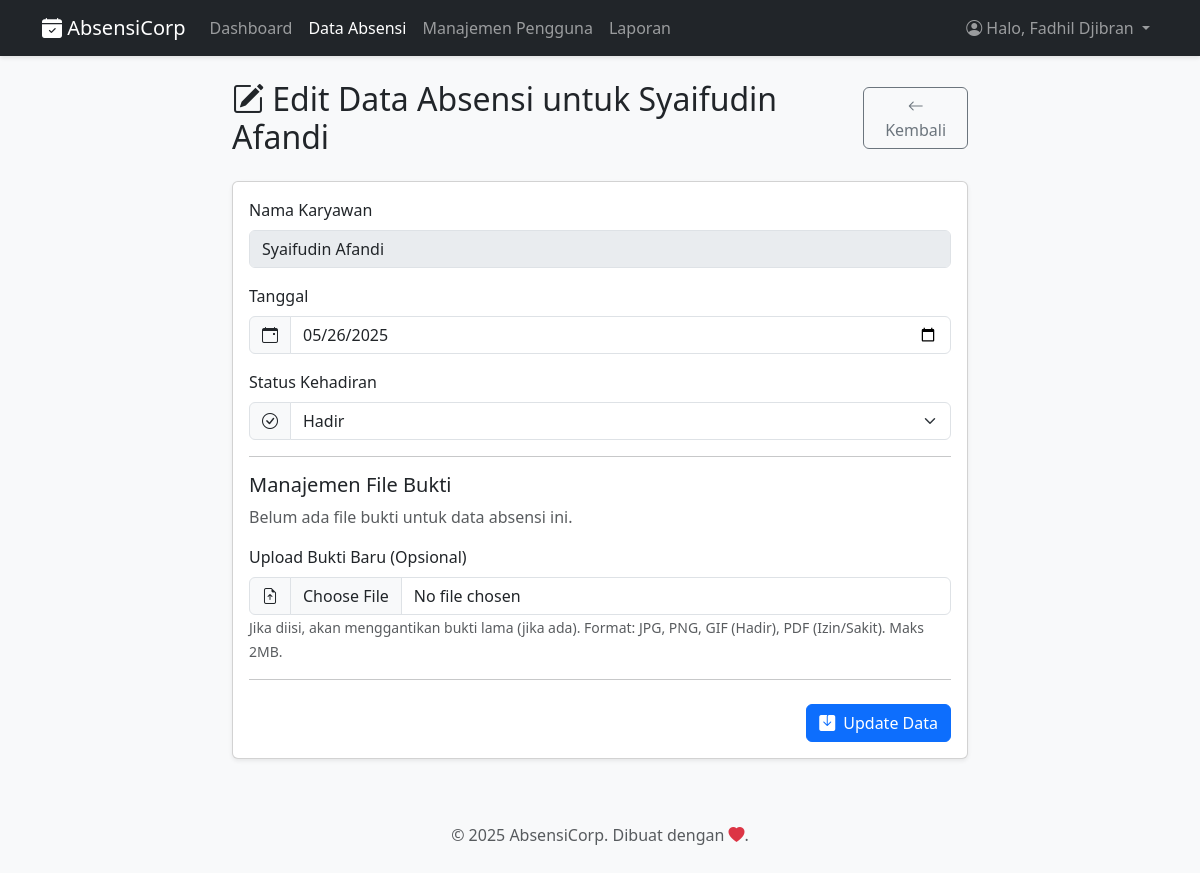
/pages/edit.php?id=247 (signed in), run on the app's committed database.
### tables this page shows
CREATE TABLE `absensi` (
  `id` int(11) NOT NULL,
  `user_id` int(11) NOT NULL,
  `nama` varchar(100) NOT NULL,
  `tanggal` date NOT NULL,
  `status` enum('Hadir','Izin','Sakit','Alpha') NOT NULL
);

CREATE TABLE `users` (
  `id` int(11) NOT NULL,
  `username` varchar(50) NOT NULL,
  `password` varchar(255) NOT NULL,
  `role` varchar(255) NOT NULL DEFAULT 'karyawan'
);

### pages/edit.php (the view, shortened to what this page needs)
<?php
require_once '../config/config.php';
$id = (int)$_GET['id'];
$page_title = "Edit Data Absensi";
$stmt_select = $conn->prepare("SELECT absensi.*, users.username FROM absensi LEFT JOIN users ON absensi.user_id = users.id WHERE absensi.id = ?");
$stmt_select->bind_param("i", $id);
$stmt_select->execute();
$result_select = $stmt_select->get_result();
$data_absensi = $result_select->fetch_assoc();
$nama_karyawan_db = $data_absensi['username'] ?? $data_absensi['nama'];
$tanggal_absensi_db = $data_absensi['tanggal'];
$status_absensi_db = $data_absensi['status'];
$file_bukti_db = $data_absensi['file_bukti'];
include '../includes/header.php';
?>
<div class="row justify-content-center">
    <div class="col-md-8">
        <div class="d-flex justify-content-between align-items-center mb-4">
            <h2 class="m-0"><i class="bi bi-pencil-square"></i> <?php echo htmlspecialchars($page_title); ?> untuk <?php echo htmlspecialchars($nama_karyawan_db); ?></h2>
            <a href="index.php" class="btn btn-outline-secondary"><i class="bi bi-arrow-left"></i> Kembali</a>
        </div>
        <div class="card shadow-sm">
            <div class="card-body">
                <form method="POST" action="edit.php?id=<?php echo $id; ?>" enctype="multipart/form-data">
                    <div class="mb-3">
                        <label class="form-label">Nama Karyawan</label>
                        <input type="text" class="form-control" value="<?php echo htmlspecialchars($nama_karyawan_db); ?>" disabled readonly>
                    </div>
                    <div class="mb-3">
                        <label for="tanggal" class="form-label">Tanggal</label>
                        <div class="input-group">
                            <span class="input-group-text"><i class="bi bi-calendar-event"></i></span>
                            <input type="date" class="form-control" id="tanggal" name="tanggal" value="<?php echo htmlspecialchars($tanggal_absensi_db); ?>" required>
                        </div>
                    </div>
                    <div class="mb-3">
                        <label for="status" class="form-label">Status Kehadiran</label>
                        <div class="input-group">
                            <span class="input-group-text"><i class="bi bi-check-circle"></i></span>
                            <select name="status" id="status" class="form-select" required>
                                <option value="Hadir" <?php echo ($status_absensi_db == 'Hadir') ? 'selected' : ''; ?>>Hadir</option>
                            </select>
                        </div>
                    </div>
                    <hr>
                    <h5 class="mt-3">Manajemen File Bukti</h5>
                    <?php if (!empty($file_bukti_db)): ?>
                        <div class="mb-3">
                            <label class="form-label">Bukti Saat Ini:</label>
                            <?php
                                $path_bukti_saat_ini = '';
                                if ($status_absensi_db == 'Hadir') {
                                    $path_bukti_saat_ini = "../uploads/kehadiran/" . htmlspecialchars($file_bukti_db);
                                } elseif (in_array($status_absensi_db, ['Izin', 'Sakit'])) {
                                    $path_bukti_saat_ini = "../uploads/dokumen_izin_sakit/" . htmlspecialchars($file_bukti_db);
                                }
                            ?>
                            <p>
                                <a href="<?php echo $path_bukti_saat_ini; ?>" target="_blank"><?php echo htmlspecialchars($file_bukti_db); ?></a>
                            </p>
                            <div class="form-check">
                                <input class="form-check-input" type="checkbox" name="hapus_bukti_saat_ini" value="1" id="hapusBuktiCheck">
                                <label class="form-check-label text-danger" for="hapusBuktiCheck">
                                    Hapus bukti saat ini (centang lalu simpan tanpa upload baru).
                                </label>
                            </div>
                        </div>
                    <?php else: ?>
                        <p class="text-muted">Belum ada file bukti untuk data absensi ini.</p>
                    <?php endif; ?>
                    <div class="mb-3">
                        <label for="file_bukti_baru" class="form-label">Upload Bukti Baru (Opsional)</label>
                        <div class="input-group">
                            <span class="input-group-text"><i class="bi bi-file-earmark-arrow-up"></i></span>
                            <input type="file" class="form-control" id="file_bukti_baru" name="file_bukti_baru" accept=".jpg, .jpeg, .png, .pdf, image/gif">
                        </div>
                        <small class="form-text text-muted">Jika diisi, akan menggantikan bukti lama (jika ada). Format: JPG, PNG, GIF (Hadir), PDF (Izin/Sakit). Maks 2MB.</small>
                    </div>
                    <hr>
                    <div class="text-end mt-4">
                        <button type="submit" name="update" class="btn btn-primary"><i class="bi bi-save-fill me-2"></i>Update Data</button>
                    </div>
                </form>
            </div>
        </div>
    </div>
</div>
<?php
include '../includes/footer.php';
?>

### includes/header.php (style rules this page uses)
body { background-color: #f8f9fa; }

### data on the page
absensi: user.username "Syaifudin Afandi", tanggal "05/26/2025", status "Hadir"

### other printed values
$_SESSION['username'] "Fadhil Djibran"
$page_title "Edit Data Absensi"
